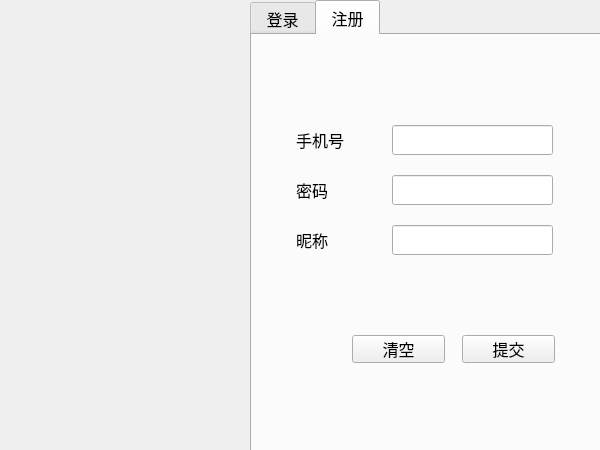
<?xml version="1.0" encoding="UTF-8"?>
<ui version="4.0">
 <class>LoginDialog</class>
 <widget class="QDialog" name="LoginDialog">
  <property name="geometry">
   <rect>
    <x>0</x>
    <y>0</y>
    <width>600</width>
    <height>450</height>
   </rect>
  </property>
  <property name="minimumSize">
   <size>
    <width>600</width>
    <height>450</height>
   </size>
  </property>
  <property name="maximumSize">
   <size>
    <width>600</width>
    <height>450</height>
   </size>
  </property>
  <property name="windowTitle">
   <string>Dialog</string>
  </property>
  <widget class="QLabel" name="lb_icon">
   <property name="geometry">
    <rect>
     <x>0</x>
     <y>0</y>
     <width>250</width>
     <height>451</height>
    </rect>
   </property>
   <property name="text">
    <string/>
   </property>
   <property name="pixmap">
    <pixmap resource="resource.qrc">:/images/register.png</pixmap>
   </property>
   <property name="scaledContents">
    <bool>true</bool>
   </property>
  </widget>
  <widget class="QTabWidget" name="tb_page">
   <property name="geometry">
    <rect>
     <x>250</x>
     <y>0</y>
     <width>351</width>
     <height>461</height>
    </rect>
   </property>
   <property name="font">
    <font>
     <family>微软雅黑</family>
     <pointsize>12</pointsize>
    </font>
   </property>
   <property name="toolTip">
    <string/>
   </property>
   <property name="currentIndex">
    <number>1</number>
   </property>
   <widget class="QWidget" name="page_login">
    <attribute name="title">
     <string> 登录 </string>
    </attribute>
    <widget class="QLabel" name="lb_tel">
     <property name="geometry">
      <rect>
       <x>40</x>
       <y>90</y>
       <width>72</width>
       <height>30</height>
      </rect>
     </property>
     <property name="text">
      <string> 手机号</string>
     </property>
    </widget>
    <widget class="QLineEdit" name="le_tel">
     <property name="geometry">
      <rect>
       <x>140</x>
       <y>90</y>
       <width>161</width>
       <height>30</height>
      </rect>
     </property>
     <property name="toolTip">
      <string>&lt;html&gt;&lt;head/&gt;&lt;body&gt;&lt;p&gt;手机号不超过15位&lt;/p&gt;&lt;/body&gt;&lt;/html&gt;</string>
     </property>
     <property name="text">
      <string>123456</string>
     </property>
    </widget>
    <widget class="QLineEdit" name="le_password">
     <property name="geometry">
      <rect>
       <x>140</x>
       <y>140</y>
       <width>161</width>
       <height>30</height>
      </rect>
     </property>
     <property name="text">
      <string>1</string>
     </property>
     <property name="echoMode">
      <enum>QLineEdit::Password</enum>
     </property>
    </widget>
    <widget class="QLabel" name="lb_password">
     <property name="geometry">
      <rect>
       <x>40</x>
       <y>140</y>
       <width>72</width>
       <height>30</height>
      </rect>
     </property>
     <property name="text">
      <string> 密码</string>
     </property>
    </widget>
    <widget class="QPushButton" name="pb_clear">
     <property name="geometry">
      <rect>
       <x>100</x>
       <y>300</y>
       <width>93</width>
       <height>28</height>
      </rect>
     </property>
     <property name="text">
      <string>清空</string>
     </property>
    </widget>
    <widget class="QPushButton" name="pb_commit">
     <property name="geometry">
      <rect>
       <x>210</x>
       <y>300</y>
       <width>93</width>
       <height>28</height>
      </rect>
     </property>
     <property name="text">
      <string>提交</string>
     </property>
    </widget>
   </widget>
   <widget class="QWidget" name="page_register">
    <attribute name="title">
     <string> 注册 </string>
    </attribute>
    <widget class="QLineEdit" name="le_password_register">
     <property name="geometry">
      <rect>
       <x>140</x>
       <y>140</y>
       <width>161</width>
       <height>30</height>
      </rect>
     </property>
     <property name="toolTip">
      <string/>
     </property>
     <property name="echoMode">
      <enum>QLineEdit::Password</enum>
     </property>
    </widget>
    <widget class="QLabel" name="lb_password_register">
     <property name="geometry">
      <rect>
       <x>40</x>
       <y>140</y>
       <width>72</width>
       <height>30</height>
      </rect>
     </property>
     <property name="text">
      <string> 密码</string>
     </property>
    </widget>
    <widget class="QLabel" name="lb_tel_register">
     <property name="geometry">
      <rect>
       <x>40</x>
       <y>90</y>
       <width>72</width>
       <height>30</height>
      </rect>
     </property>
     <property name="text">
      <string> 手机号</string>
     </property>
    </widget>
    <widget class="QLineEdit" name="le_tel_register">
     <property name="geometry">
      <rect>
       <x>140</x>
       <y>90</y>
       <width>161</width>
       <height>30</height>
      </rect>
     </property>
     <property name="toolTip">
      <string>&lt;html&gt;&lt;head/&gt;&lt;body&gt;&lt;p&gt;手机号不超过15位&lt;/p&gt;&lt;/body&gt;&lt;/html&gt;</string>
     </property>
    </widget>
    <widget class="QLineEdit" name="le_name_register">
     <property name="geometry">
      <rect>
       <x>140</x>
       <y>190</y>
       <width>161</width>
       <height>30</height>
      </rect>
     </property>
    </widget>
    <widget class="QLabel" name="lb_name_register">
     <property name="geometry">
      <rect>
       <x>40</x>
       <y>190</y>
       <width>72</width>
       <height>30</height>
      </rect>
     </property>
     <property name="text">
      <string> 昵称</string>
     </property>
    </widget>
    <widget class="QPushButton" name="pb_clear_register">
     <property name="geometry">
      <rect>
       <x>100</x>
       <y>300</y>
       <width>93</width>
       <height>28</height>
      </rect>
     </property>
     <property name="text">
      <string>清空</string>
     </property>
    </widget>
    <widget class="QPushButton" name="pb_commit_register">
     <property name="geometry">
      <rect>
       <x>210</x>
       <y>300</y>
       <width>93</width>
       <height>28</height>
      </rect>
     </property>
     <property name="text">
      <string>提交</string>
     </property>
    </widget>
   </widget>
  </widget>
 </widget>
 <resources>
  <include location="resource.qrc"/>
 </resources>
 <connections/>
</ui>
